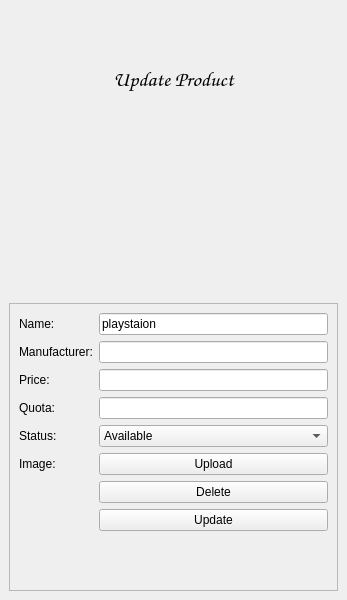
<?xml version="1.0" encoding="UTF-8"?>
<ui version="4.0">
 <class>MainWindow</class>
 <widget class="QMainWindow" name="MainWindow">
  <property name="geometry">
   <rect>
    <x>0</x>
    <y>0</y>
    <width>347</width>
    <height>600</height>
   </rect>
  </property>
  <property name="windowTitle">
   <string>MainWindow</string>
  </property>
  <widget class="QWidget" name="centralwidget">
   <layout class="QVBoxLayout" name="verticalLayout_2">
    <item>
     <layout class="QVBoxLayout" name="verticalLayout">
      <item>
       <widget class="QLabel" name="updateproductlabel">
        <property name="font">
         <font>
          <family>Comic Sans MS</family>
          <pointsize>16</pointsize>
         </font>
        </property>
        <property name="text">
         <string>Update Product</string>
        </property>
        <property name="alignment">
         <set>Qt::AlignCenter</set>
        </property>
       </widget>
      </item>
      <item>
       <widget class="QLabel" name="label">
        <property name="text">
         <string/>
        </property>
        <property name="pixmap">
         <pixmap>img/71PGvPXpk5L._AC_.jpg</pixmap>
        </property>
        <property name="alignment">
         <set>Qt::AlignCenter</set>
        </property>
       </widget>
      </item>
     </layout>
    </item>
    <item>
     <widget class="QFrame" name="frame">
      <property name="frameShape">
       <enum>QFrame::StyledPanel</enum>
      </property>
      <property name="frameShadow">
       <enum>QFrame::Raised</enum>
      </property>
      <layout class="QVBoxLayout" name="verticalLayout_3">
       <item>
        <layout class="QFormLayout" name="formLayout">
         <item row="0" column="0">
          <widget class="QLabel" name="namelabel">
           <property name="text">
            <string>Name:</string>
           </property>
          </widget>
         </item>
         <item row="0" column="1">
          <widget class="QLineEdit" name="nameentry">
           <property name="text">
            <string>playstaion</string>
           </property>
          </widget>
         </item>
         <item row="1" column="0">
          <widget class="QLabel" name="mnufacturerlabel">
           <property name="text">
            <string>Manufacturer:</string>
           </property>
          </widget>
         </item>
         <item row="1" column="1">
          <widget class="QLineEdit" name="manufacturerentry"/>
         </item>
         <item row="2" column="0">
          <widget class="QLabel" name="pricelabel">
           <property name="text">
            <string>Price:</string>
           </property>
          </widget>
         </item>
         <item row="2" column="1">
          <widget class="QLineEdit" name="priceentry"/>
         </item>
         <item row="3" column="0">
          <widget class="QLabel" name="quotalabel">
           <property name="text">
            <string>Quota:</string>
           </property>
          </widget>
         </item>
         <item row="3" column="1">
          <widget class="QLineEdit" name="quotaentry"/>
         </item>
         <item row="4" column="0">
          <widget class="QLabel" name="statuslabel">
           <property name="text">
            <string>Status:</string>
           </property>
          </widget>
         </item>
         <item row="4" column="1">
          <widget class="QComboBox" name="statusbutton">
           <item>
            <property name="text">
             <string>Available</string>
            </property>
           </item>
           <item>
            <property name="text">
             <string>Unavailable</string>
            </property>
           </item>
          </widget>
         </item>
         <item row="5" column="0">
          <widget class="QLabel" name="imagelabel">
           <property name="text">
            <string>Image:</string>
           </property>
          </widget>
         </item>
         <item row="5" column="1">
          <widget class="QPushButton" name="uploadbutton">
           <property name="text">
            <string>Upload</string>
           </property>
          </widget>
         </item>
         <item row="6" column="1">
          <widget class="QPushButton" name="deletebutton">
           <property name="text">
            <string>Delete</string>
           </property>
          </widget>
         </item>
         <item row="7" column="1">
          <widget class="QPushButton" name="updatebutton">
           <property name="text">
            <string>Update</string>
           </property>
          </widget>
         </item>
        </layout>
       </item>
      </layout>
     </widget>
    </item>
   </layout>
  </widget>
 </widget>
 <resources/>
 <connections/>
</ui>
